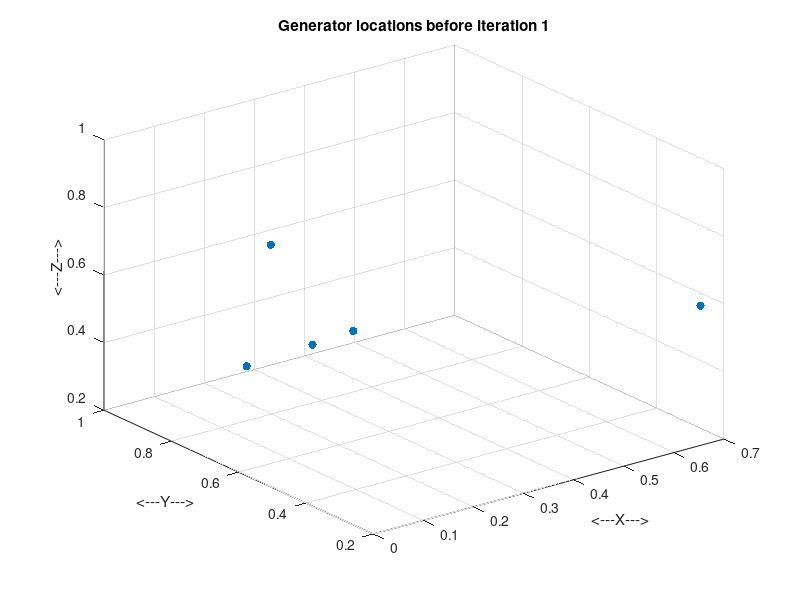

Recreate this plot in MATLAB. (Note: this script raises an error after producing the figure.)
function cvt_3d_sampling ( g_num, it_num, s_num )

%*****************************************************************************80
%
%% CVT_3D_SAMPLING carries out the Lloyd algorithm in a 3D unit box.
%
%  Licensing:
%
%    This code is distributed under the GNU LGPL license.
%
%  Modified:
%
%    21 June 2011
%
%  Author:
%
%    John Burkardt
%
%  Parameters:
%
%    Input, integer G_NUM, the number of generators.
%    A value of 50 is reasonable.
%
%    Input, integer IT_NUM, the number of CVT iterations.
%    A value of 20 or 50 might be reasonable.
%
%    Input, integer S_NUM, the number of sample points to use
%    when estimating the Voronoi regions.
%    A value of 1,000 is too low.  A value of 1,000,000 is somewhat high.
%
  timestamp ( );
  fprintf ( 1, '\n' );
  fprintf ( 1, 'CVT_3D_SAMPLING\n' );
  fprintf ( 1, '  MATLAB version\n' );
  fprintf ( 1, '  Use sampling to approximate Lloyd''s algorithm\n' );
  fprintf ( 1, '  in the 3D unit cube.\n' );

  if ( nargin < 1 )
    g_num = input ( '  Enter number of generators: ' );
  end

  if ( nargin < 2 ) 
    it_num = input ( '  Enter number of iterations: ' );
  end

  if ( nargin < 3 ) 
    s_num = input ( '  Enter number of sample points: ' );
  end

  fprintf ( 1, '\n' );
  fprintf ( 1, '  Number of generators is %d\n', g_num );
  fprintf ( 1, '  Number of iterations is %d\n', it_num );
  fprintf ( 1, '  Number of samples is %d\n', s_num );
%
%  Initialize the generators.
%  Choice 1: RAND
%
  g = rand ( g_num, 3 );
%
%  Carry out the iteration.
%
  step = 1 : it_num;
  e = nan ( it_num, 1 );
  gm = nan ( it_num, 1 );

  for it = 1 : it_num

    figure ( 1 )
    scatter3 ( g(:,1), g(:,2), g(:,3), 'filled' )
    xlabel ( '<---X--->' )
    ylabel ( '<---Y--->' )
    zlabel ( '<---Z--->' )
    title ( sprintf ( 'Generator locations before iteration %d', it ) );
%
%  Compute the Delaunay triangle information T for the current nodes.
%
    t = DelaunayTri ( g );
%
%  Generate sample points.
%
    s = rand ( s_num, 3 );
%
%  For each sample point, find K, the index of the nearest generator.
%  We do this efficiently by using the Delaunay information with
%  Matlab's DSEARCH command, rather than a brute force nearest neighbor
%  computation.
%  
    k = nearestNeighbor ( t, s );

    m(:,1) = accumarray ( k, ones(s_num,1) );

    g_new(:,1) = accumarray ( k, s(:,1) ) ./ m(:,1);
    g_new(:,2) = accumarray ( k, s(:,2) ) ./ m(:,1);
    g_new(:,3) = accumarray ( k, s(:,3) ) ./ m(:,1);
%
%  Compute the average energy.
%
    e(it,1) = sum ( ( s(:,1) - g(k(:,1),1) ).^2 ...
                  + ( s(:,2) - g(k(:,1),2) ).^2 ...
                  + ( s(:,3) - g(k(:,1),3) ).^2 ) / s_num;
%
%  Display the energy.
%
    figure ( 3 )
    plot ( step, log ( e ), 'm-*' )
    title ( 'Log (Energy)' )
    xlabel ( 'Step' )
    ylabel ( 'Energy' )
    grid
%
%  Compute the generator motion.
%
    gm(it,1) = sum ( ( g_new(:,1) - g(:,1) ).^2 ...
                   + ( g_new(:,2) - g(:,2) ).^2 ...
                   + ( g_new(:,3) - g(:,3) ).^2 ) / g_num;
%
%  Display the generator motion.
%
    figure ( 4 )
    plot ( step, log ( gm ), 'm-*' )
    title ( 'Log (Average generator motion)' )
    xlabel ( 'Step' )
    ylabel ( 'Motion' )
    grid
%
%  Continue?
%
    s = input ( 'RETURN, or Q to quit: ', 's' );

    if ( s == 'q' | s == 'Q' )
      break
    end
%
%  Update the generators.
%
    g = g_new;

  end
%
%  Terminate.
%
  fprintf ( 1, '\n' );
  fprintf ( 1, 'CVT_3D_SAMPLING\n' );
  fprintf ( 1, '  Normal end of execution.\n' );

  fprintf ( 1, '\n' );
  timestamp ( );

  return
end
function timestamp ( )

%*****************************************************************************80
%
%% TIMESTAMP prints the current YMDHMS date as a timestamp.
%
%  Licensing:
%
%    This code is distributed under the GNU LGPL license.
%
%  Modified:
%
%    14 February 2003
%
%  Author:
%
%    John Burkardt
%
  t = now;
  c = datevec ( t );
  s = datestr ( c, 0 );
  fprintf ( 1, '%s\n', s );

  return
end
